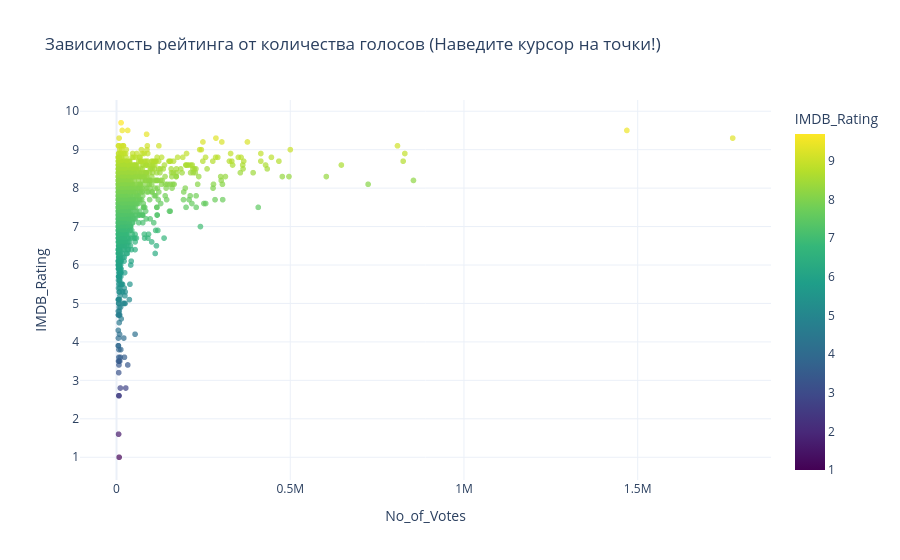

The notebook cell saved with this chart:
### Markdown cell above
### Зависимость рейтинга от количества голосов

### Code cell
fig = px.scatter(
    df, 
    x='No_of_Votes', 
    y='IMDB_Rating', 
    hover_data=['Series_Title'],
    color='IMDB_Rating',        
    color_continuous_scale='Viridis',
    title='Зависимость рейтинга от количества голосов ',
    opacity=0.7
)

# Делаем фон чистым
fig.update_layout(template='plotly_white')
fig.show()

### Figure 1 — Plotly figure (JSON) as saved in the notebook; plotly's stock layout.template omitted (floating-point values rounded to 4 significant figures; data arrays with more than 128 entries replaced by an {"elided": "..."} marker saying what was removed)
{"data": [{"customdata": {"elided": "2000x1 str values"}, "hovertemplate": "No_of_Votes=%{x}<br>IMDB_Rating=%{marker.color}<br>Series_Title=%{customdata[0]}<extra></extra>", "legendgroup": "", "marker": {"color": {"elided": "2000 float values"}, "coloraxis": "coloraxis", "opacity": 0.7, "symbol": "circle"}, "mode": "markers", "name": "", "showlegend": false, "type": "scattergl", "x": {"elided": "2000 int values"}, "xaxis": "x", "y": {"elided": "2000 float values"}, "yaxis": "y"}], "layout": {"coloraxis": {"colorbar": {"title": {"text": "IMDB_Rating"}}, "colorscale": [[0, "#440154"], [0.1111, "#482878"], [0.2222, "#3e4989"], [0.3333, "#31688e"], [0.4444, "#26828e"], [0.5556, "#1f9e89"], [0.6667, "#35b779"], [0.7778, "#6ece58"], [0.8889, "#b5de2b"], [1, "#fde725"]]}, "legend": {"tracegroupgap": 0}, "title": {"text": "Зависимость рейтинга от количества голосов (Наведите курсор на точки!)"}, "xaxis": {"anchor": "y", "domain": [0, 1], "title": {"text": "No_of_Votes"}}, "yaxis": {"anchor": "x", "domain": [0, 1], "title": {"text": "IMDB_Rating"}}}}
